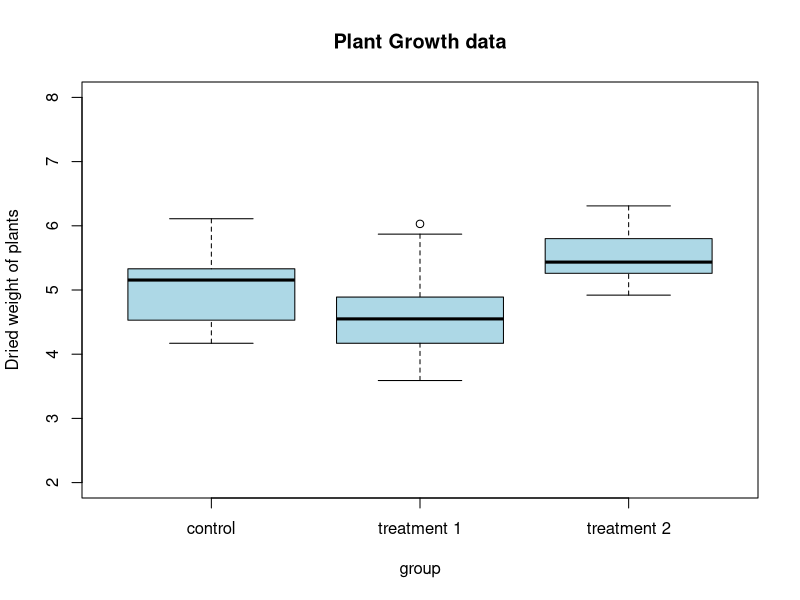
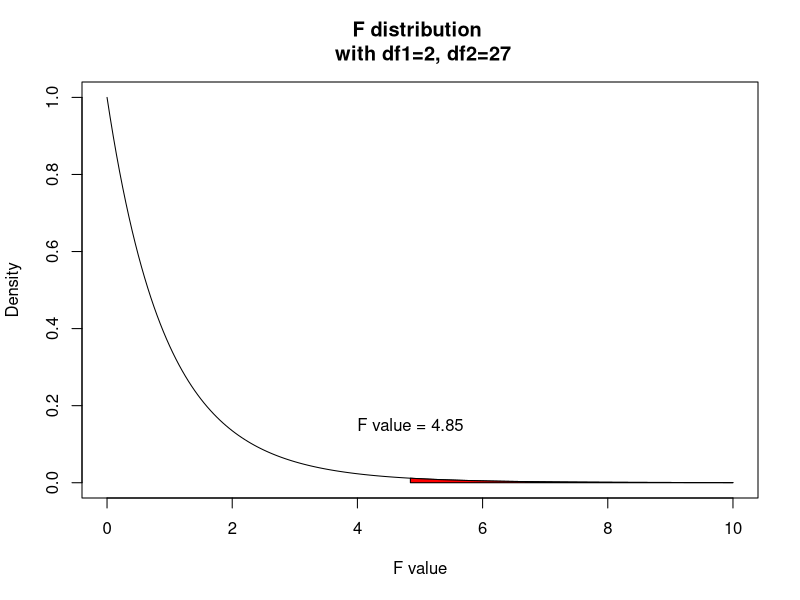
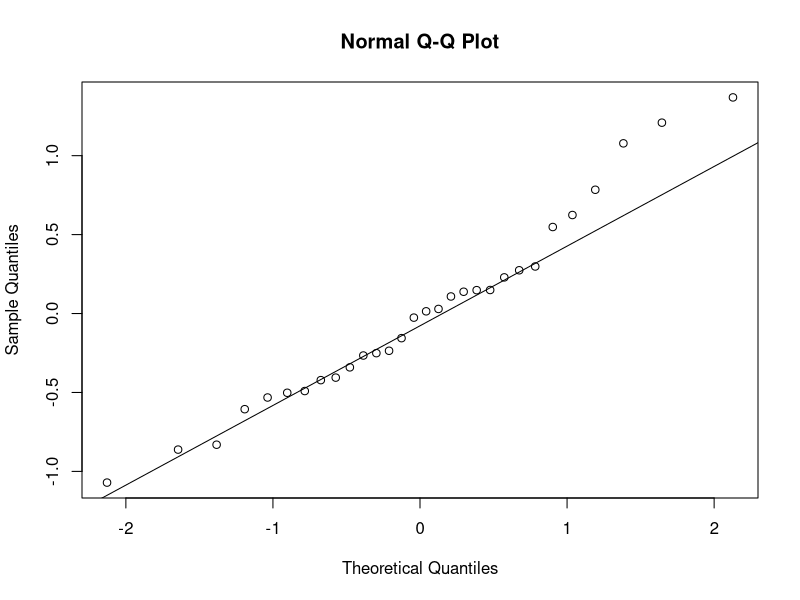

Write R code to recreate these figures, in order.
## ---- chunk 1
boxplot(weight ~ group, data = PlantGrowth, main = "Plant Growth data", ylab = "Dried weight of plants", col="lightblue", ylim=c(2,8), names=c("control","treatment 1","treatment 2"))
## ---- chunk 2
aggregate(weight ~ group, data = PlantGrowth,FUN=length)
aggregate(weight ~ group, data = PlantGrowth,FUN=mean)
aggregate(weight ~ group, data = PlantGrowth,FUN=median)
aggregate(weight ~ group, data = PlantGrowth,FUN=sd)
aggregate(weight ~ group, data = PlantGrowth,FUN=var)
## ---- chunk 3
summary(aov(weight ~ group, data = PlantGrowth))
## ---- chunk 4
ANOVAmodel <- lm(weight ~ group, data = PlantGrowth)
ANOVAmodel
ANOVA <-  anova(ANOVAmodel)
ANOVA
x <- seq(0, 10,by=.05)
plot(x,df(x, df1=2, df2=27),main="F distribution \n with df1=2, df2=27",type="l",xlab="F value", ylab="Density")
x.x <- seq(ANOVA$F[1], 10, by=0.001)
y.x <- df(x.x, df1=2, df2=27)
polygon(x = c(ANOVA$F[1], x.x, 10, ANOVA$F[1]), y=c(0, y.x, 0, 0), col="red")
text(4.846088, 0.15, paste("F value =",round(ANOVA$F[1],2)))
## ---- chunk 5
qqnorm(residuals(ANOVAmodel))
qqline(residuals(ANOVAmodel))
